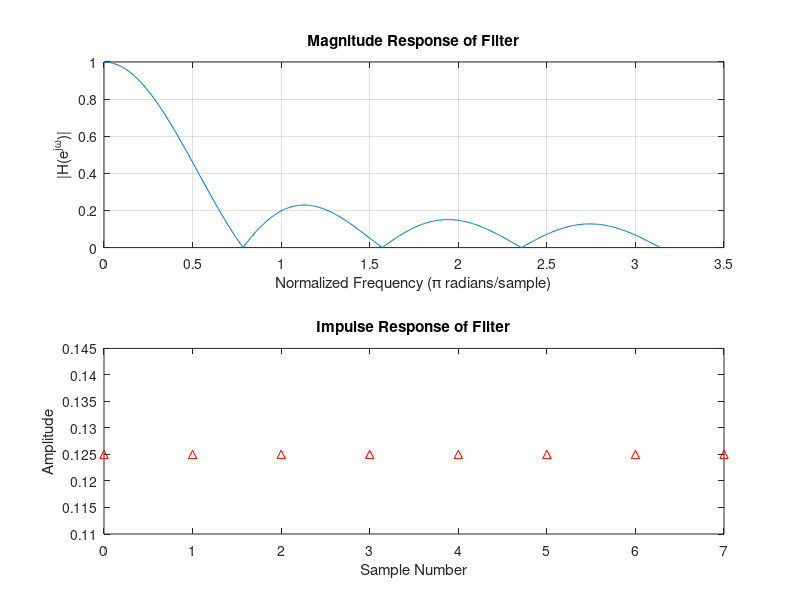

This chart was generated by the following MATLAB code:
b = [1/8 1/8 1/8 1/8 1/8 1/8 1/8 1/8];
a = [1 0 0 0 0 0 0 0];
[H, w] = freqz(b, a);
figure; 
subplot(2,1,1); plot(w, abs(H)); grid; 
xlabel('Normalized Frequency (\pi radians/sample)'); 
ylabel('|H(e^{j\omega})|');
title('Magnitude Response of Filter');
subplot(2,1,2); plot(w, angle(H)); grid; 
xlabel('Normalized Frequency (\pi radians/sample)'); 
ylabel('\angle H(e^{j\omega})');
title('Phase Response of Filter');

impz(b, a);
xlabel('Sample Number');
ylabel('Amplitude');
title('Impulse Response of Filter');
if isstable(b, a)
    disp('Filter is stable');
else
    disp('Filter is unstable');
end